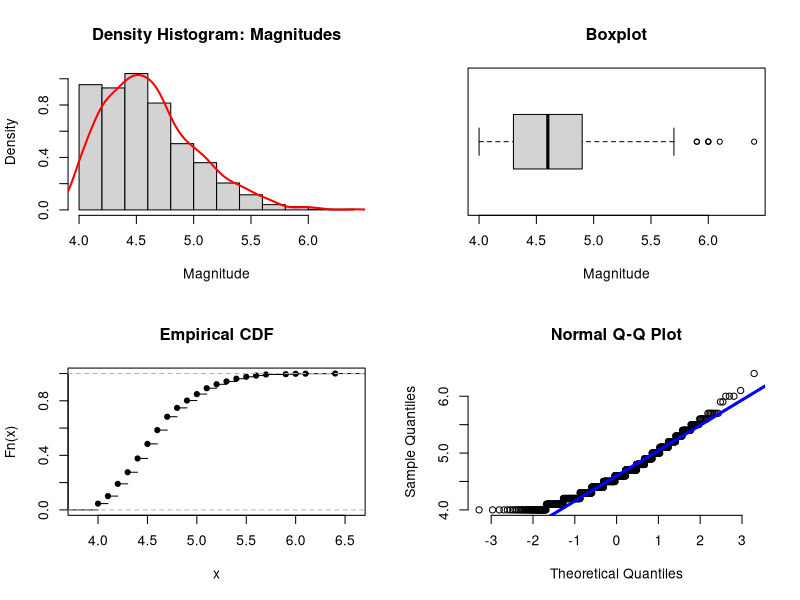
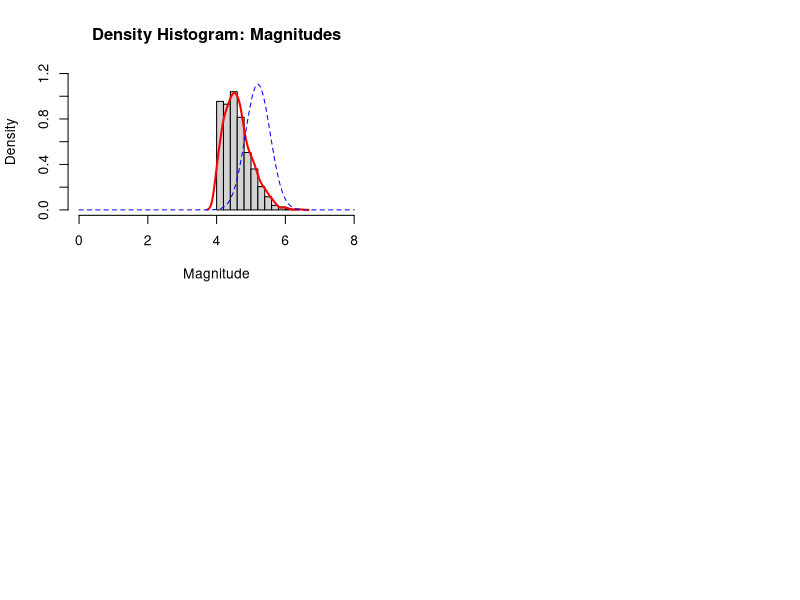
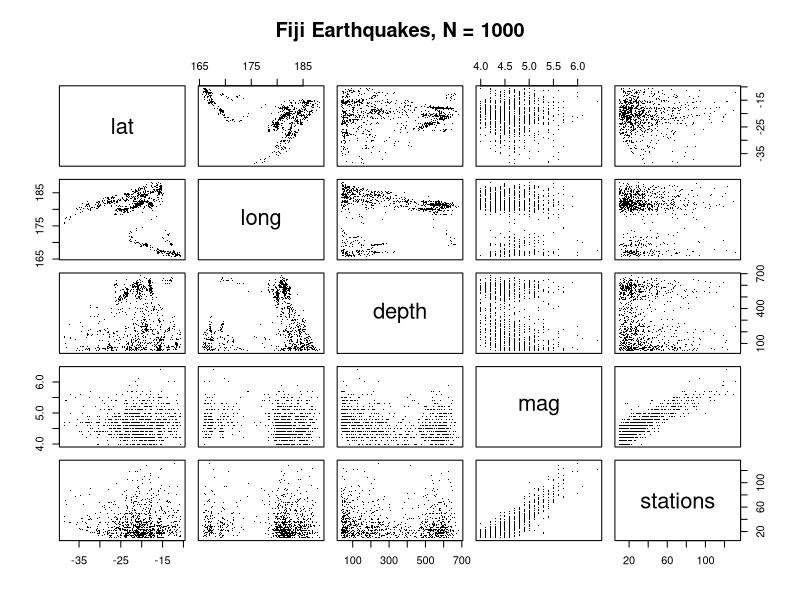
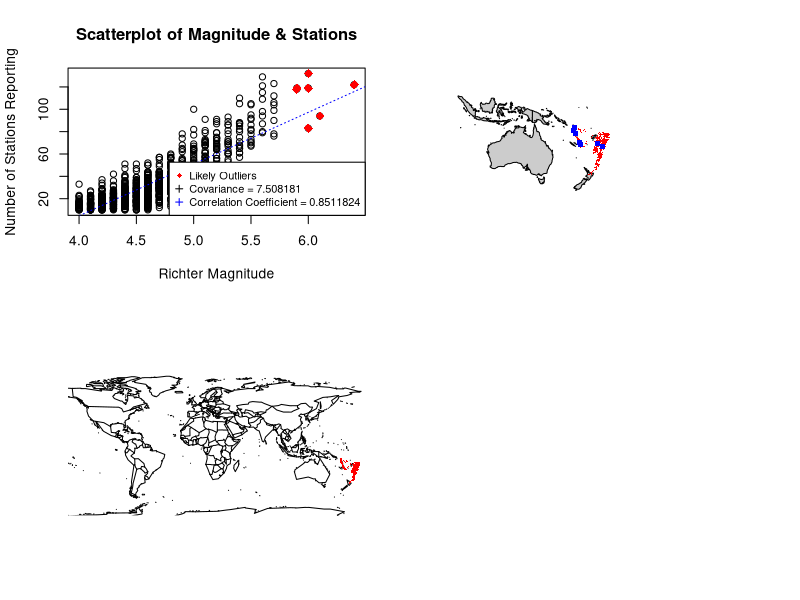

Generate these figures, in order, with R:
## ---- chunk 1
library(datasets) # for the `quakes` data set

## You need to install the maps package first, then you can comment out the following line.
# install.packages("maps")

library(maps) # for map visualization
## ---- chunk 2
library(datasets) # we have already loaded the package but we can do it again
?quakes 
## ---- chunk 3
class(quakes)
head(quakes, n=5) # print first 5 rows of quakes
dim(quakes)  # dimension of the table
names(quakes)  # list the variables in quakes
str(quakes)  # list the structures in quakes
## ---- chunk 4
# 4 figures in a 2x2 layout 
par(mfrow=c(2,2))

# creating variable containing only magnitudes
quake_magnitudes <- quakes$mag

#creating the histogram
hist(quake_magnitudes, freq = FALSE, xlab = "Magnitude", main = "Density Histogram: Magnitudes")

#calculating density
mag_density <- density(quake_magnitudes)
#adding density to histogram
lines(mag_density, lwd = 2, col = "red")

#subfigure 2: horizontal boxplot of earthquake magnitudes
boxplot(quakes$mag, xlab = "Magnitude", horizontal=TRUE, main = "Boxplot")

#SUBFIGURE 3: EMPIRICAL CDF OF EARTHQUAKE MAGNITUDES
mag_ecdf <- ecdf(quake_magnitudes)
plot(mag_ecdf, main = "Empirical CDF")

#SUBFIGURE 4: Q-Q PLOT COMPARING OBSERVED MAGNITUDE DISTRIBUTION WITH THEORETICAL NORMAL DISTRIBUTION. 
qqnorm(quakes$mag, pch = 1, frame = FALSE)
#adding thick qqline in blue 
qqline(quakes$mag, col = "blue", lwd = 3)
## ---- chunk 5
#retrieving outliers from the boxplot
boxplot.stats(quakes$mag)$out
out <- boxplot.stats(quakes$mag)$out

#retrieving info from original data about the outliers
out_ind <- which(quakes$mag %in% c(out))
out_ind
## ---- chunk 6
var(quakes$mag)
mean(quakes$mag)
## ---- chunk 7
mag_sum <- sum(quakes$mag)
n <- length(quakes$mag)

#calculating mean
mu_hat1 <- mag_sum/n

# calculating variance
sum_sq <- sum((quakes$mag - mu_hat1)^2)
var_hat1 <- sum_sq/(n-1)

#printing results
mu_hat1
var_hat1
## ---- chunk 8
density_mag <- density(quakes$mag)

#plotting density histogram 
hist(quake_magnitudes, freq = FALSE, xlab = "Magnitude", main = "Density Histogram: Magnitudes", xlim = c(0,8), ylim = c(0,1.2))

#adding empirical density curbe in red
lines(density_mag,lwd = 2, col = "red")

#adding normal distribution curve in blue
curve(dnorm(x, mean = mean(density_mag$x), sd = sd(density_mag$y)), add=TRUE, col ="blue", lty = "dashed")
## ---- chunk 9
# require(graphics) # load the graphics library

pairs(quakes, main = "Fiji Earthquakes, N = 1000", cex.main=1.2, pch=".")
## ---- chunk 10
#scatterplot for `mag` and `stations` variables 
plot(quakes$mag, quakes$stations, main="Scatterplot of Magnitude & Stations",
   xlab="Richter Magnitude", ylab="Number of Stations Reporting", pch=1, lwd = 1) 

#calcuating covariance and correlation using the cor package
magstat_cov <- cov(quakes$mag, quakes$stations, use = "everything",
    method = c("pearson", "kendall", "spearman"))
magstat_cov

magstat_cor <- cor(quakes$mag, quakes$stations, use = "everything",
    method = c("pearson", "kendall", "spearman"))
magstat_cor

x <- quakes$mag
y <- quakes$stations
#redrawing outlier points as red-filled diamonds
points(x[x > 5.8], y[x > 5.8], col = "red",pch=18, cex = 1.5)

#adding three-line legend : covariance, correlation coefficient, and one to mark outliers 
abline(v=7.508181, lty =2, col = "blue")
abline(lm(y ~ x), lty =3, col = "blue")
legend("bottomright", legend=c("Likely Outliers", "Covariance = 7.508181", "Correlation Coefficient = 0.8511824"), col = c("red","black","blue"),pch=c(18,3,3), cex = c(.8))
## ---- chunk 11
library(maps)
map()
points(quakes$long, quakes$lat, pch=".", col="red")

## ---- chunk 12
long.mean <- mean(quakes$long)
lat.mean <- mean(quakes$lat)
#orient <- c(lat.mean, long.mean, 0)
xlim <- c(min(quakes$long)/2, max(quakes$long)*1.5)
ylim <- c(min(quakes$lat)-10, max(quakes$lat)+10)
map(database="world", xlim=xlim, ylim=ylim, col="grey80", fill=T)

#adding earthquakes as red dots
points(quakes$long, quakes$lat, pch=".", col="red")

#parsing outliers from earthquake data
quakes_outliers <- quakes[out_ind, ]
quakes_outliers

#marking them as blue rectangles
points(quakes_outliers$long, quakes_outliers$lat, pch=15,cex = .8, col="blue")
